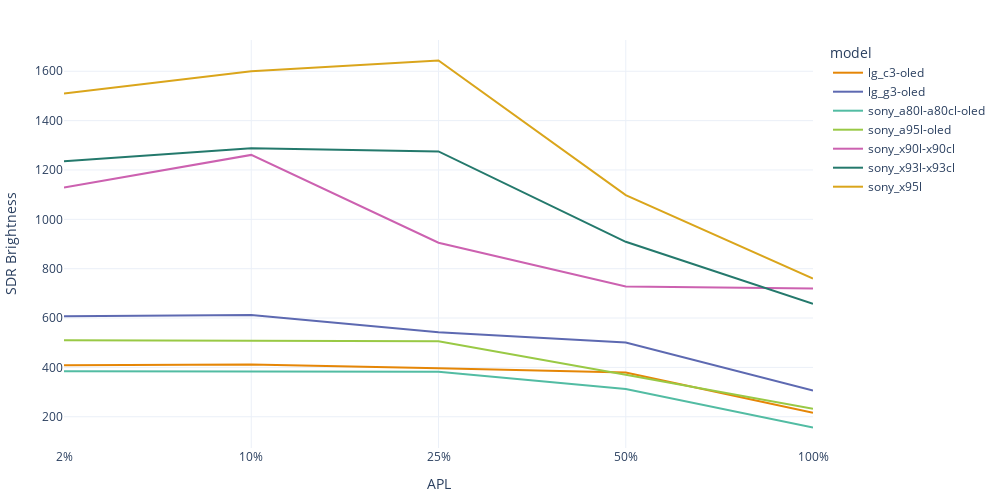

Write notebook code for a chart like this one.
### Code cell
df = get_data_detail(measurement_df, target_col, mode=mode)
plot_lines(df, col_x="APL", col_y=target_col, col_color="model")
plotsns_facet_bar(df, col_x="model", col_y=target_col, col_facet="APL", facet_yticks=facet_yticks, facet_ylims=facet_ylims)
plotsns_facet_bar(df, col_x="APL", col_y=target_col, col_facet="model", facet_yticks=facet_yticks, facet_ylims=facet_ylims)

### Figure 1 — Plotly figure (JSON) as saved in the notebook; plotly's stock layout.template omitted (floating-point values rounded to 4 significant figures)
{"data": [{"hovertemplate": "model=lg_c3-oled<br>APL=%{x}<br>SDR Brightness=%{y}<extra></extra>", "legendgroup": "lg_c3-oled", "line": {"color": "rgb(229, 134, 6)", "dash": "solid", "shape": "linear"}, "marker": {"symbol": "circle"}, "mode": "lines", "name": "lg_c3-oled", "orientation": "v", "showlegend": true, "type": "scatter", "x": ["2%", "10%", "25%", "50%", "100%"], "xaxis": "x", "y": [409, 412, 396, 379, 216], "yaxis": "y"}, {"hovertemplate": "model=lg_g3-oled<br>APL=%{x}<br>SDR Brightness=%{y}<extra></extra>", "legendgroup": "lg_g3-oled", "line": {"color": "rgb(93, 105, 177)", "dash": "solid", "shape": "linear"}, "marker": {"symbol": "circle"}, "mode": "lines", "name": "lg_g3-oled", "orientation": "v", "showlegend": true, "type": "scatter", "x": ["2%", "10%", "25%", "50%", "100%"], "xaxis": "x", "y": [607, 612, 542, 501, 306], "yaxis": "y"}, {"hovertemplate": "model=sony_a80l-a80cl-oled<br>APL=%{x}<br>SDR Brightness=%{y}<extra></extra>", "legendgroup": "sony_a80l-a80cl-oled", "line": {"color": "rgb(82, 188, 163)", "dash": "solid", "shape": "linear"}, "marker": {"symbol": "circle"}, "mode": "lines", "name": "sony_a80l-a80cl-oled", "orientation": "v", "showlegend": true, "type": "scatter", "x": ["2%", "10%", "25%", "50%", "100%"], "xaxis": "x", "y": [384, 383, 382, 312, 156], "yaxis": "y"}, {"hovertemplate": "model=sony_a95l-oled<br>APL=%{x}<br>SDR Brightness=%{y}<extra></extra>", "legendgroup": "sony_a95l-oled", "line": {"color": "rgb(153, 201, 69)", "dash": "solid", "shape": "linear"}, "marker": {"symbol": "circle"}, "mode": "lines", "name": "sony_a95l-oled", "orientation": "v", "showlegend": true, "type": "scatter", "x": ["2%", "10%", "25%", "50%", "100%"], "xaxis": "x", "y": [510, 507, 506, 370, 232], "yaxis": "y"}, {"hovertemplate": "model=sony_x90l-x90cl<br>APL=%{x}<br>SDR Brightness=%{y}<extra></extra>", "legendgroup": "sony_x90l-x90cl", "line": {"color": "rgb(204, 97, 176)", "dash": "solid", "shape": "linear"}, "marker": {"symbol": "circle"}, "mode": "lines", "name": "sony_x90l-x90cl", "orientation": "v", "showlegend": true, "type": "scatter", "x": ["2%", "10%", "25%", "50%", "100%"], "xaxis": "x", "y": [1129, 1261, 905, 728, 720], "yaxis": "y"}, {"hovertemplate": "model=sony_x93l-x93cl<br>APL=%{x}<br>SDR Brightness=%{y}<extra></extra>", "legendgroup": "sony_x93l-x93cl", "line": {"color": "rgb(36, 121, 108)", "dash": "solid", "shape": "linear"}, "marker": {"symbol": "circle"}, "mode": "lines", "name": "sony_x93l-x93cl", "orientation": "v", "showlegend": true, "type": "scatter", "x": ["2%", "10%", "25%", "50%", "100%"], "xaxis": "x", "y": [1235, 1288, 1275, 909, 658], "yaxis": "y"}, {"hovertemplate": "model=sony_x95l<br>APL=%{x}<br>SDR Brightness=%{y}<extra></extra>", "legendgroup": "sony_x95l", "line": {"color": "rgb(218, 165, 27)", "dash": "solid", "shape": "linear"}, "marker": {"symbol": "circle"}, "mode": "lines", "name": "sony_x95l", "orientation": "v", "showlegend": true, "type": "scatter", "x": ["2%", "10%", "25%", "50%", "100%"], "xaxis": "x", "y": [1510, 1600, 1644, 1098, 760], "yaxis": "y"}], "layout": {"height": 500, "legend": {"title": {"text": "model"}, "tracegroupgap": 0}, "margin": {"b": 10, "l": 10, "r": 10, "t": 40}, "width": 1000, "xaxis": {"anchor": "y", "domain": [0, 1], "title": {"text": "APL"}}, "yaxis": {"anchor": "x", "domain": [0, 1], "title": {"text": "SDR Brightness"}}}}
